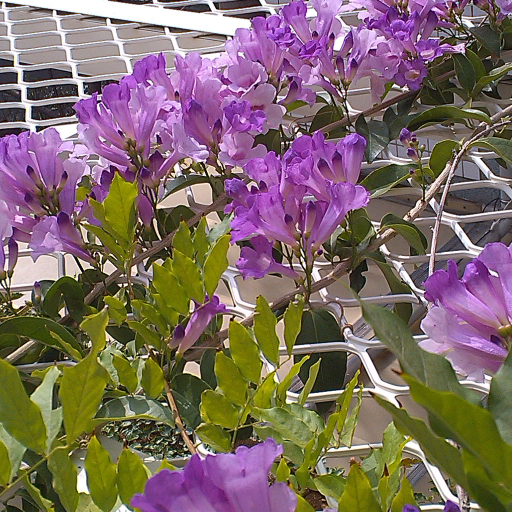
%> input picture hw5/violet (color).tif, 1024 x 1024 px (shown at 1/2 size)
$ octave hw5.m   (GNU Octave 9; MATLAB toolbox functions it lacks are replaced by stand-ins)
%> lines starting %> are read from the running program, lines starting %| are printed output that depends on the picture
clear all;  close all;  clc;
% 1024*1024
origin_img = imread('violet (color).tif');
%> origin_img is the input picture: size 1024x1024x3 uint8; mean R, G, B 126.7, 106.6, 101.3
img = im2double(origin_img);

% (a)-------------------------------------------------------------------
% RGB(double)
R = img(:,:,1);
G = img(:,:,2);
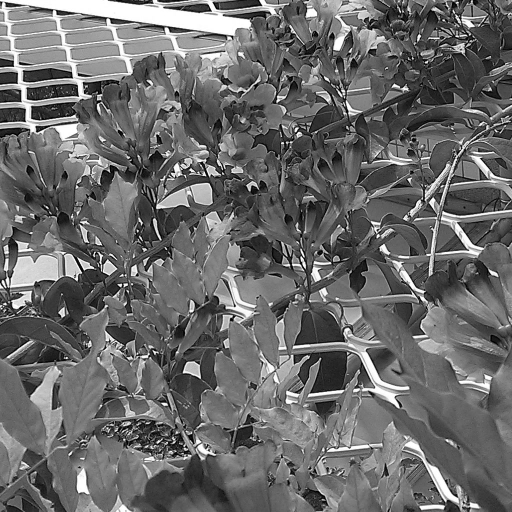
%> G: size 1024x1024 double (shown at 1/2 size); min 0, max 1, mean 0.418
B = img(:,:,3);
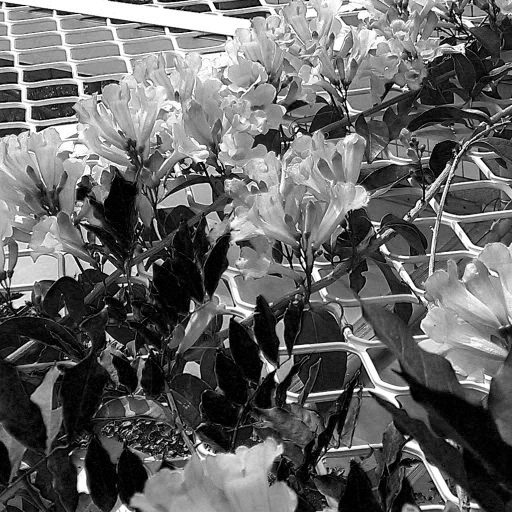
%> B: size 1024x1024 double (shown at 1/2 size); min 0, max 1, mean 0.397
% Hue
numi=1/2*((R-G)+(R-B));
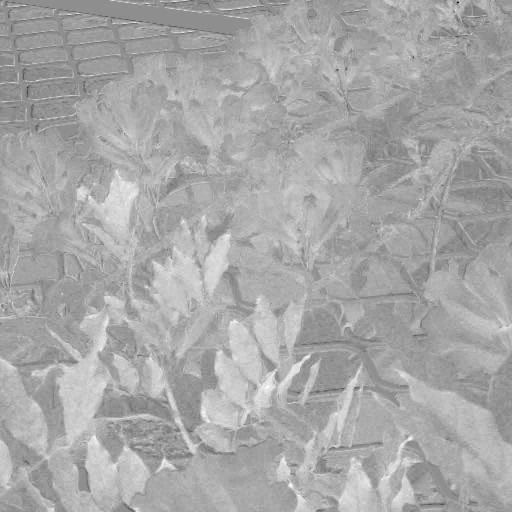
%> numi: size 1024x1024 double (shown at 1/2 size); min -0.504, max 0.398, mean 0.0893; drawn with min black and max white
denom=((R-G).^2+((R-B).*(G-B))).^0.5;
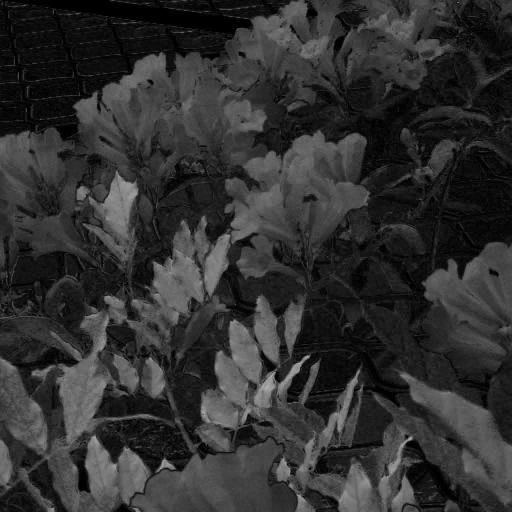
%> denom: size 1024x1024 double (shown at 1/2 size); min 0, max 0.707, mean 0.191
H=acosd(numi./(denom+0.000001));
H(B>G)=360-H(B>G);
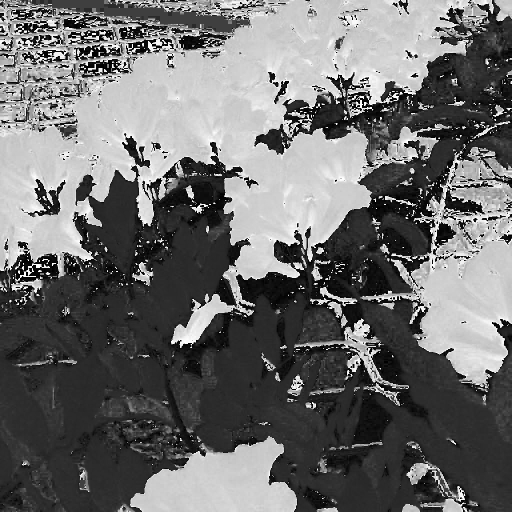
%> H: size 1024x1024 double (shown at 1/2 size); min 0.167, max 359.2, mean 153.8; drawn with min black and max white
H=H/360;
%Saturation
S=1 - (3./(sum(img,3)+0.000001)).*min(img,[],3);
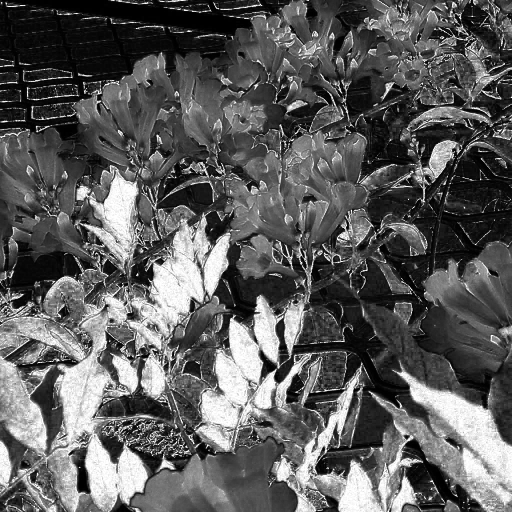
%> S: size 1024x1024 double (shown at 1/2 size); min 3.33e-07, max 1, mean 0.363
%Intensity
I=sum(img, 3)./3;
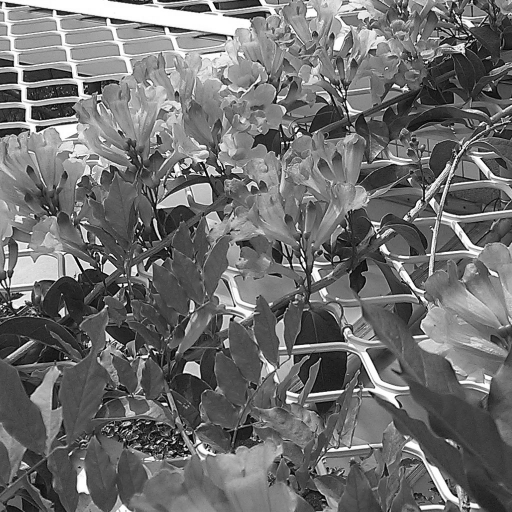
%> I: size 1024x1024 double (shown at 1/2 size); min 0, max 1, mean 0.437

figure;
subplot(2,3,2), imshow(origin_img), title('origin image');
subplot(2,3,4), imshow(H, []), title('Hue');
subplot(2,3,5), imshow(S, []), title('Saturation');
subplot(2,3,6), imshow(I, []), title('Intensity');

% (b)-------------------------------------------------------------------
% RGB(integer)
int_R = double(origin_img(:,:,1));
int_G = double(origin_img(:,:,2));
int_B = double(origin_img(:,:,3));

output = zeros(1024,1024,3);
%> (the run ends here)
